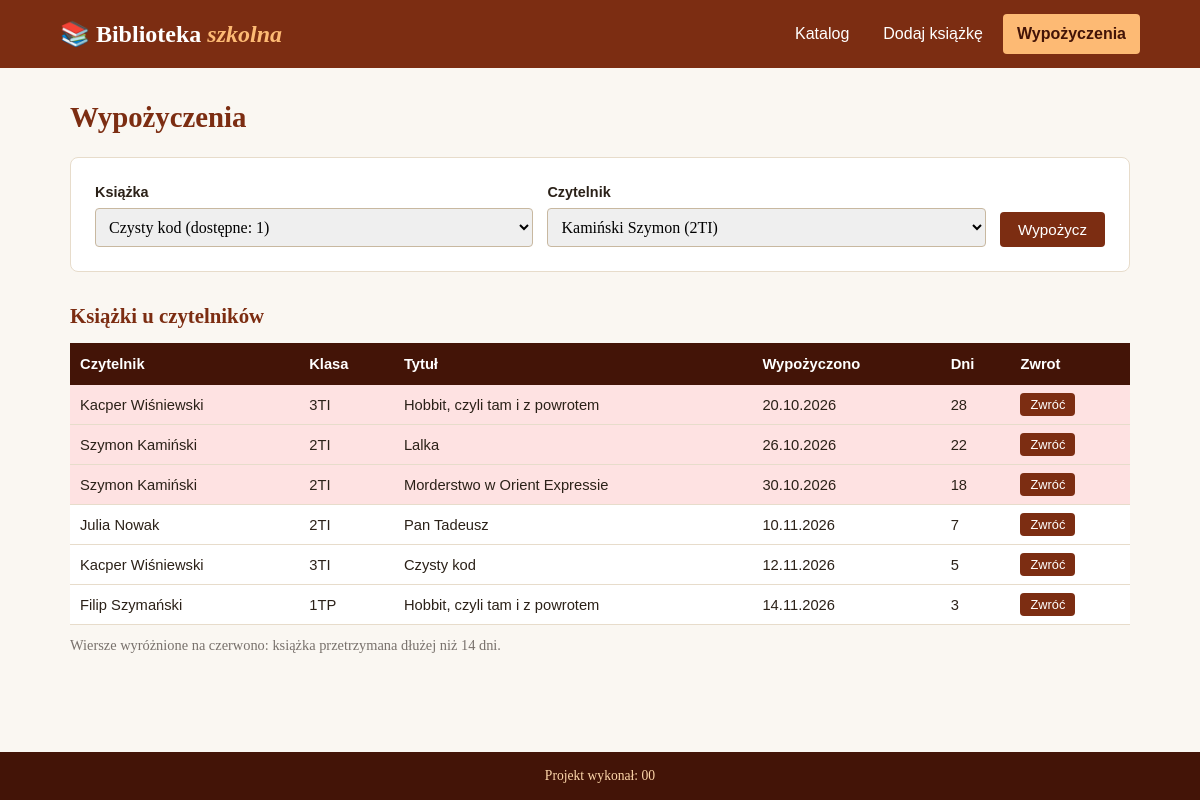
Page /rozwiazanie/wypozyczenia.php on the committed database.
### tables this page shows
CREATE TABLE `wypozyczenia` (
  `id` INT NOT NULL AUTO_INCREMENT,
  `ksiazki_id` INT NOT NULL,
  `czytelnicy_id` INT NOT NULL,
  `data_wypozyczenia` DATE NOT NULL,
  `data_zwrotu` DATE DEFAULT NULL,
  PRIMARY KEY (`id`),
  KEY `ksiazki_id` (`ksiazki_id`),
  KEY `czytelnicy_id` (`czytelnicy_id`),
  CONSTRAINT `wypozyczenia_ibfk_1` FOREIGN KEY (`ksiazki_id`) REFERENCES `ksiazki` (`id`),
  CONSTRAINT `wypozyczenia_ibfk_2` FOREIGN KEY (`czytelnicy_id`) REFERENCES `czytelnicy` (`id`)
);

CREATE TABLE `czytelnicy` (
  `id` INT NOT NULL AUTO_INCREMENT,
  `imie` VARCHAR(30) NOT NULL,
  `nazwisko` VARCHAR(30) NOT NULL,
  `klasa` VARCHAR(5) NOT NULL,
  PRIMARY KEY (`id`)
);

CREATE TABLE `ksiazki` (
  `id` INT NOT NULL AUTO_INCREMENT,
  `tytul` VARCHAR(80) NOT NULL,
  `autor` VARCHAR(50) NOT NULL,
  `rok_wydania` INT NOT NULL,
  `isbn` CHAR(13) NOT NULL,
  `egzemplarze` INT NOT NULL,
  `kategorie_id` INT NOT NULL,
  PRIMARY KEY (`id`),
  KEY `kategorie_id` (`kategorie_id`),
  CONSTRAINT `ksiazki_ibfk_1` FOREIGN KEY (`kategorie_id`) REFERENCES `kategorie` (`id`)
);

### rozwiazanie/wypozyczenia.php (the view, shortened to what this page needs)
<?php
require_once 'polaczenie.php';
?>
<!DOCTYPE html>
<html lang="pl">
<head>
    <link rel="stylesheet" href="styl.css">
</head>
<body>
<?php include 'menu.php'; ?>
    <main class="tresc">
        <h1>Wypożyczenia</h1>
        <form class="formularz poziomy" action="wypozyczenia.php" method="post">
            <div>
                <label for="ksiazka">Książka</label>
                <select name="ksiazka" id="ksiazka">
<?php
$zapytanie = "SELECT ksiazki.id, tytul, egzemplarze - COUNT(wypozyczenia.id) AS dostepne FROM ksiazki LEFT JOIN wypozyczenia ON wypozyczenia.ksiazki_id = ksiazki.id AND wypozyczenia.data_zwrotu IS NULL GROUP BY ksiazki.id HAVING dostepne > 0 ORDER BY tytul;";
$wynik = mysqli_query($polaczenie, $zapytanie);
while ($w = mysqli_fetch_row($wynik)) {
    $tytul = htmlspecialchars($w[1]);
    echo "<option value='$w[0]'>$tytul (dostępne: $w[2])</option>";
}
?>
                </select>
            </div>
            <div>
                <label for="czytelnik">Czytelnik</label>
                <select name="czytelnik" id="czytelnik">
<?php
$wynik = mysqli_query($polaczenie, "SELECT id, imie, nazwisko, klasa FROM czytelnicy ORDER BY nazwisko, imie;");
while ($w = mysqli_fetch_row($wynik)) {
    echo "<option value='$w[0]'>$w[2] $w[1] ($w[3])</option>";
}
?>
                </select>
            </div>
            <button type="submit">Wypożycz</button>
        </form>
        <h2>Książki u czytelników</h2>
        <table>
            <thead>
                <tr><th>Czytelnik</th><th>Klasa</th><th>Tytuł</th><th>Wypożyczono</th><th>Dni</th><th>Zwrot</th></tr>
            </thead>
            <tbody>
<?php
$zapytanie = "SELECT wypozyczenia.id, imie, nazwisko, klasa, tytul, DATE_FORMAT(data_wypozyczenia, '%d.%m.%Y'), DATEDIFF(CURDATE(), data_wypozyczenia) AS dni FROM wypozyczenia JOIN czytelnicy ON wypozyczenia.czytelnicy_id = czytelnicy.id JOIN ksiazki ON wypozyczenia.ksiazki_id = ksiazki.id WHERE data_zwrotu IS NULL ORDER BY data_wypozyczenia;";
$wynik = mysqli_query($polaczenie, $zapytanie);
while ($w = mysqli_fetch_row($wynik)) {
    $klasa = '';
    if ($w[6] > 14) {
        $klasa = " class='przetrzymana'";
    }
    $tytul = htmlspecialchars($w[4]);
    echo "<tr$klasa><td>$w[1] $w[2]</td><td>$w[3]</td><td>$tytul</td><td>$w[5]</td><td>$w[6]</td>";
    echo "<td><form action='wypozyczenia.php' method='post' onsubmit='return potwierdzZwrot()'><input type='hidden' name='akcja' value='zwrot'><input type='hidden' name='wypozyczenie' value='$w[0]'><button type='submit' class='maly'>Zwróć</button></form></td></tr>";
}
?>
            </tbody>
        </table>
        <p class="legenda">Wiersze wyróżnione na czerwono: książka przetrzymana dłużej niż 14 dni.</p>
    </main>
    <footer class="stopka">Projekt wykonał: 00</footer>
</body>
</html>

### rozwiazanie/styl.css (style rules this page uses)
* { margin: 0; padding: 0; box-sizing: border-box; }
body { display: flex; flex-direction: column; min-height: 100vh; background-color: #FAF7F2; color: #2B2118; font-family: Georgia, "Times New Roman", serif; line-height: 1.5; }
h1 { margin-bottom: 18px; color: #7C2D12; font-size: 1.8rem; }
h2 { margin: 28px 0 12px; color: #7C2D12; font-size: 1.3rem; }
.tresc { flex: 1; width: 100%; max-width: 1100px; margin: 0 auto; padding: 28px 20px; }
.formularz { max-width: 560px; padding: 24px; background-color: white; border: 1px solid #E7DCCB; border-radius: 8px; }
.formularz.poziomy { display: flex; align-items: flex-end; gap: 14px; max-width: none; }
.formularz.poziomy div { flex: 1; }
label { display: block; margin: 12px 0 4px; font-family: Arial, sans-serif; font-size: 0.9rem; font-weight: bold; }
.formularz.poziomy label { margin-top: 0; }
input, select { width: 100%; padding: 9px; border: 1px solid #C8B8A0; border-radius: 4px; font: inherit; }
button, .przycisk { display: inline-block; padding: 9px 18px; background-color: #7C2D12; color: white; border: none; border-radius: 4px; font-family: Arial, sans-serif; font-size: 0.95rem; text-decoration: none; cursor: pointer; }
button.maly, .akcje .przycisk { padding: 4px 10px; font-size: 0.8rem; }
table { width: 100%; border-collapse: collapse; background-color: white; font-family: Arial, sans-serif; font-size: 0.92rem; }
th { padding: 10px; background-color: #431407; color: white; text-align: left; }
td { padding: 8px 10px; border-bottom: 1px solid #E7DCCB; }
.przetrzymana { background-color: #FEE2E2; }
.podsumowanie, .legenda { margin-top: 10px; color: #78716C; font-size: 0.9rem; }
.stopka { padding: 14px; background-color: #431407; color: #FED7AA; text-align: center; font-size: 0.85rem; }

### rows in the picture
wypozyczenia: czytelnicy.imie "Kacper", czytelnicy.nazwisko "Wiśniewski", czytelnicy.klasa "3TI", ksiazki.tytul "Hobbit, czyli tam i z powrotem", w "20.10.2026", w "28"
wypozyczenia: czytelnicy.imie "Szymon", czytelnicy.nazwisko "Kamiński", czytelnicy.klasa "2TI", ksiazki.tytul "Lalka", w "26.10.2026", w "22"
wypozyczenia: czytelnicy.imie "Szymon", czytelnicy.nazwisko "Kamiński", czytelnicy.klasa "2TI", ksiazki.tytul "Morderstwo w Orient Expressie", w "30.10.2026", w "18"
wypozyczenia: czytelnicy.imie "Julia", czytelnicy.nazwisko "Nowak", czytelnicy.klasa "2TI", ksiazki.tytul "Pan Tadeusz", w "10.11.2026", w "7"
wypozyczenia: czytelnicy.imie "Kacper", czytelnicy.nazwisko "Wiśniewski", czytelnicy.klasa "3TI", ksiazki.tytul "Czysty kod", w "12.11.2026", w "5"
wypozyczenia: czytelnicy.imie "Filip", czytelnicy.nazwisko "Szymański", czytelnicy.klasa "1TP", ksiazki.tytul "Hobbit, czyli tam i z powrotem", w "14.11.2026", w "3"

### other values in the picture
form field ksiazka "Czysty kod (dostępne: 1)"
form field czytelnik "Kamiński Szymon (2TI)"
